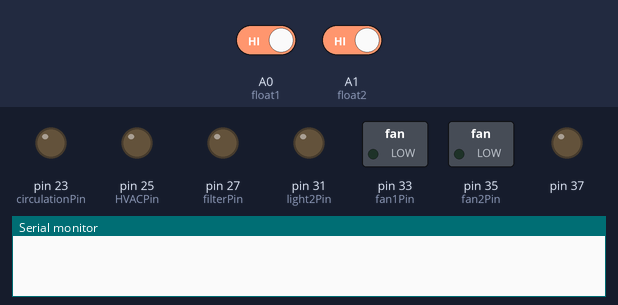
The sketch below on a simulated Arduino Mega 2560, built with avr-gcc and run on an emulated ATmega2560. Shown: switched loads named in the sketch (green lamp = pin HIGH), output pins drawn as LEDs (lit = HIGH), the last lines printed to the serial monitor. Inputs (shaded band) come from the test bench; at power-on: A0 (float1) HIGH, A1 (float2) HIGH.

Above: at 0.1 s.
At 30.1 s:
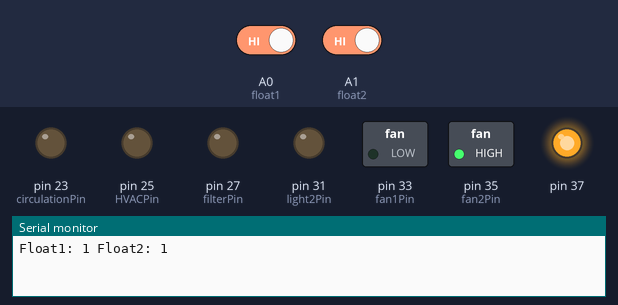
Timing chart, 0 to 31.6 s (numbered marks = the images above):
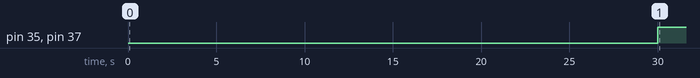

Measured:
- by itself, pin 35 (fan2Pin), pin 37: LOW → HIGH at 30.0 s

The sketch:

TestFloat.ino
```cpp
#define float1 A0
#define float2 A1
#define pump 37
//int pump = 37; // Relay 1 37
int circulationPin = 23; // Relay 8
int HVACPin = 25; // Relay 7
int filterPin = 27; // Relay 6
int light1Pin = 29; // Relay 5
int light2Pin = 31; // Relay 4
int fan1Pin = 33; // Relay 3
int fan2Pin = 35; // Relay 2


int saltFloat;
int freshFloat;


void setup() {
  // put your setup code here, to run once:

  Serial.begin(9600);
  pinMode(float1, INPUT_PULLUP);
  pinMode(float2, INPUT_PULLUP);
  pinMode(37,OUTPUT);
  pinMode(23,OUTPUT);
  pinMode(25,OUTPUT);
  pinMode(27,OUTPUT);
  pinMode(31,OUTPUT);
  pinMode(33,OUTPUT);
  pinMode(35,OUTPUT);

  digitalWrite(37,LOW);
  digitalWrite(35,LOW);
  digitalWrite(33,LOW);
  digitalWrite(31,LOW);
  digitalWrite(29,LOW);
  digitalWrite(27,LOW);
  digitalWrite(25,LOW);
  digitalWrite(23,LOW);
  digitalWrite(7, LOW);


}

void loop() {
  // put your main code here, to run repeatedly:

  delay(30000);


  int floatState1 = digitalRead(float1);
  int floatState2 = digitalRead(float2);

  Serial.print("Float1: ");
  Serial.print(floatState1);
  Serial.print(" Float2: ");
  Serial.println(floatState2);

  if (floatState1 ) {

      digitalWrite(37,HIGH);
      digitalWrite(35,HIGH);
      //digitalWrite(33,HIGH);
      //digitalWrite(31,HIGH);
      digitalWrite(7,HIGH);
      //digitalWrite(27,HIGH);
      //digitalWrite(25,HIGH);
      //digitalWrite(23,HIGH);


  }
  else {


  digitalWrite(37,LOW);
  digitalWrite(35,LOW);
  digitalWrite(29,LOW);
//  digitalWrite(33,LOW);
//  digitalWrite(31,LOW);
//  digitalWrite(29,LOW);
//  digitalWrite(27,LOW);
//  digitalWrite(25,LOW);
//  digitalWrite(23,LOW);


    }


  delay(4000);

}
```
